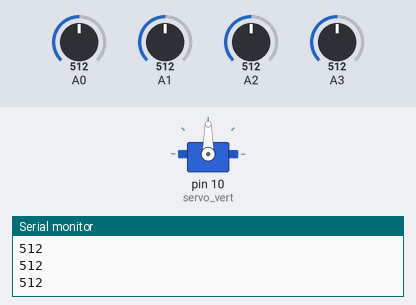
The sketch below on a simulated Arduino Uno, built with avr-gcc and run on an emulated ATmega328P. Parts: servo, the last lines printed to the serial monitor. Inputs (shaded band) come from the test bench; at power-on: A0 = 512, A1 = 512, A2 = 512, A3 = 512.

Above: at 0.05 s.
At 0.15 s:
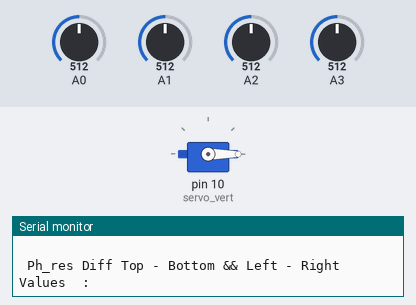
At 0.35 s:
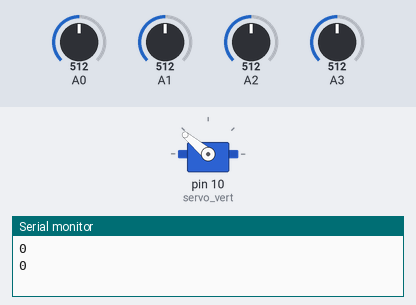
At 4.35 s:
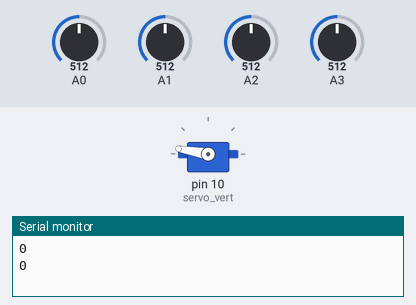
Timing chart, 0 to 5.7 s (numbered marks = the images above):
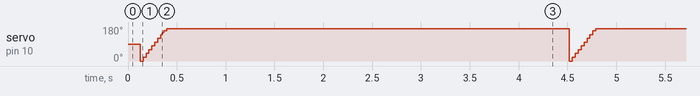

The sketch:

arduino_servo_motor.ino
```cpp
#include <Servo.h>

// Declaration des variables
// T:Top - B: Bottom - L:Left - R:righ
int ph_res_TL_v;
int ph_res_TR_v;
int ph_res_BL_v;
int ph_res_BR_v;

Servo servo_vert;
int servoV_ang_pos = 45;
int servoVLimitHigh = 65;
int servoVLimitLow = 30;

// Brancements du moteur A pour avoir un Rotation Horizontale
int enA_horiz = 9;
int in1 = 8;
int in2 = 7;

int motorH_ang_pos = 90;
int motorHLimitHigh = 180;
int motorHLimitLow = 60;
// Initialise les variable


void setup() {
  // photo resistance
  pinMode(A0,INPUT);
  pinMode(A1,INPUT);
  pinMode(A2,INPUT);
  pinMode(A3,INPUT);

  // moteur à CC
  //pinMode(enA_horiz,OUTPUT);
  //pinMode(in1,OUTPUT);
  //pinMode(in2,OUTPUT);

  // Eteindre le Moteur A - etat initial
  //digitalWrite(in1, LOW);
  //digitalWrite(in2, LOW);
  //launchDCMotor(180);
  // Servo
  servo_vert.attach(10);
  Serial.begin(9600);
}


void loop() {
  // Comparer les valeurs calculé pour chaque PhotoResistance
  // et Déplacer le Suiveur vers la Direction des P.R's le moins Resistés
  // En utilisant le Moteur Servo et Moteur CC avec Ponte H

  int tolerance = 50;
  int delay_time = 10;

  ph_res_TL_v = analogRead(A0);
  ph_res_TR_v = analogRead(A1);
  ph_res_BL_v = analogRead(A2);
  ph_res_BR_v = analogRead(A3);

  // Afficher Les Valeurs de photoResistances
  Serial.println(" Ph_res  Values (TL TR BL BR) : ");
  Serial.println(ph_res_TL_v);
  Serial.println(ph_res_TR_v);
  Serial.println(ph_res_BL_v);
  Serial.println(ph_res_BR_v);
  Serial.println(" ");

  // Comparison en par calcul des valeurs moyennes
  int moy_T = (ph_res_TL_v + ph_res_TR_v)/2;
  int moy_B = (ph_res_BL_v + ph_res_BR_v)/2;

  int moy_L = (ph_res_TL_v + ph_res_BL_v)/2;
  int moy_R = (ph_res_TR_v + ph_res_BR_v)/2;

  // calcul la diff entre Haut et Bas & Gauche et Droit
  int diff_TB = moy_T - moy_B;
  int diff_LR = moy_L - moy_R;

  // Afficher les valeurs calculé
  Serial.println(" Ph_res Average Values (TL TR BL BR) : ");
  Serial.println(moy_T);
  Serial.println(moy_B);
  Serial.println(moy_L);
  Serial.println(moy_R);
  Serial.println(" ");

  Serial.println(" Ph_res Diff Top - Bottom && Left - Right Values  : ");
  Serial.println(diff_TB);
  Serial.println(diff_LR);
  Serial.println(" ");

  // Testing Servo


  for (int i=0;i<180;i=i+10){
    servo_vert.write(i);
    delay(15);
  }

  delay(4000);
}
```
